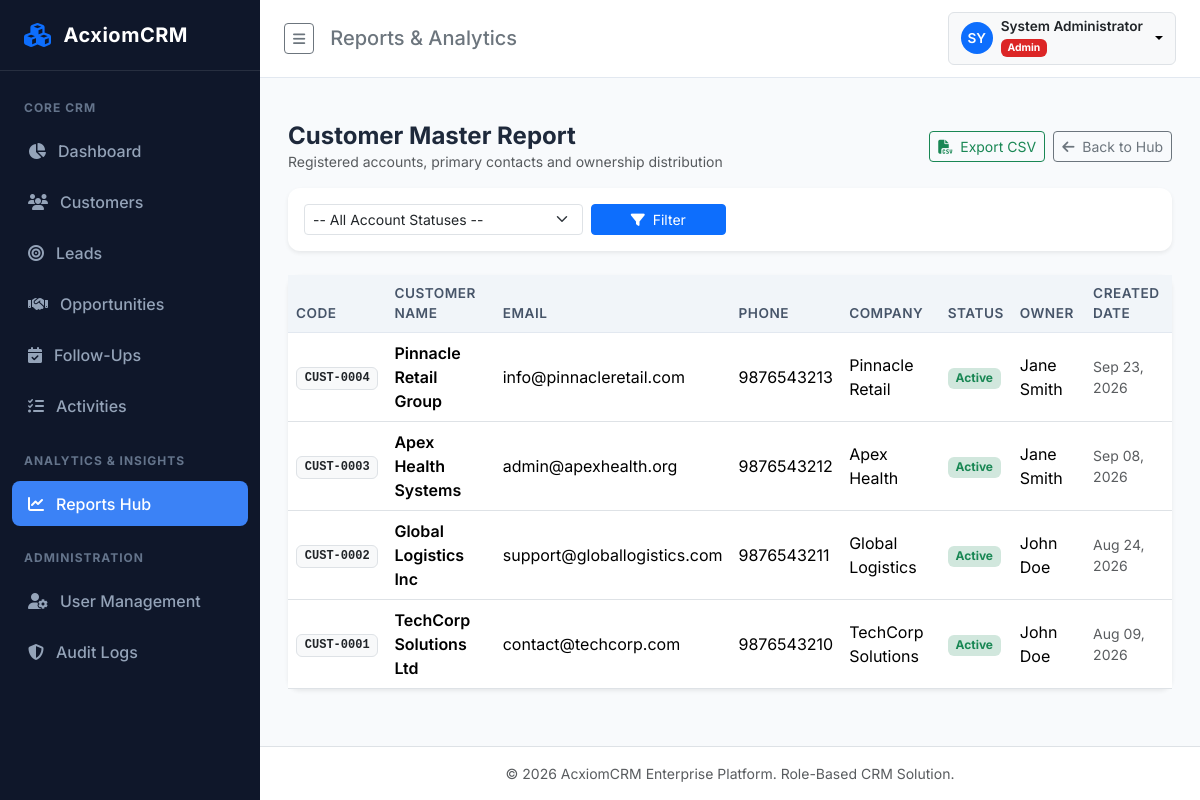
Page /reports/customers (signed in) on the committed database.
### app/models/user.py (models this page shows, shortened)
class User(UserMixin, db.Model):
    __tablename__ = 'users'
    id = db.Column(db.Integer, primary_key=True)
    name = db.Column(db.String(100), nullable=False)
    email = db.Column(db.String(120), unique=True, nullable=False, index=True)
    password_hash = db.Column(db.String(255), nullable=False)
    role = db.Column(db.String(50), nullable=False, default=Role.SALES_EXECUTIVE)
    is_active = db.Column(db.Boolean, default=True, nullable=False)
    failed_login_count = db.Column(db.Integer, default=0, nullable=False)
    lockout_end = db.Column(db.DateTime, nullable=True)
    created_date = db.Column(db.DateTime, default=lambda: datetime.now(timezone.utc), nullable=False)
    assigned_customers = db.relationship('Customer', foreign_keys='Customer.owner_id', backref='owner', lazy=True)
    assigned_leads = db.relationship('Lead', foreign_keys='Lead.assigned_to_id', backref='assigned_to', lazy=True)
    assigned_opportunities = db.relationship('Opportunity', foreign_keys='Opportunity.assigned_to_id', backref='assigned_to', lazy=True)
    assigned_followups = db.relationship('FollowUp', foreign_keys='FollowUp.assigned_to_id', backref='assigned_to', lazy=True)
    assigned_activities = db.relationship('Activity', foreign_keys='Activity.assigned_to_id', backref='assigned_to', lazy=True)
    audit_logs = db.relationship('AuditLog', backref='user', lazy=True)
    @property
    def is_admin(self):
        return self.role == Role.ADMIN

### app/models/customer.py (models this page shows, shortened)
class Customer(db.Model):
    __tablename__ = 'customers'
    id = db.Column(db.Integer, primary_key=True)
    customer_code = db.Column(db.String(20), unique=True, nullable=False, index=True)
    customer_name = db.Column(db.String(100), nullable=False, index=True)
    email = db.Column(db.String(120), unique=True, nullable=False, index=True)
    phone = db.Column(db.String(20), unique=True, nullable=False, index=True)
    company_name = db.Column(db.String(100), nullable=False)
    address = db.Column(db.String(255), nullable=True)
    city = db.Column(db.String(50), nullable=True)
    state = db.Column(db.String(50), nullable=True)
    status = db.Column(db.String(20), default='Active', nullable=False) # Active, Inactive
    notes = db.Column(db.Text, nullable=True)
    owner_id = db.Column(db.Integer, db.ForeignKey('users.id'), nullable=True)
    created_by_id = db.Column(db.Integer, db.ForeignKey('users.id'), nullable=True)
    created_date = db.Column(db.DateTime, default=datetime.utcnow, nullable=False)
    modified_date = db.Column(db.DateTime, default=datetime.utcnow, onupdate=datetime.utcnow, nullable=False)
    opportunities = db.relationship('Opportunity', backref='customer', cascade='all, delete-orphan', lazy=True)
    followups = db.relationship('FollowUp', backref='customer', cascade='all, delete-orphan', lazy=True)
    activities = db.relationship('Activity', backref='customer', cascade='all, delete-orphan', lazy=True)
    created_by = db.relationship('User', foreign_keys=[created_by_id], lazy=True)

### app/routes/report_routes.py (the view, shortened to what this page needs)
@report_bp.route('/customers')
@login_required
def customers_report():
    query = CRMService.get_scoped_customers(current_user)
    status = request.args.get('status', '').strip()
    if status:
        query = query.filter(Customer.status == status)
    customers = query.order_by(Customer.created_date.desc()).all()
    return render_template('reports/customers.html', customers=customers, status=status)

### app/__init__.py (called while the page is built)
@login_manager.user_loader
def load_user(user_id):
    return User.query.get(int(user_id))

### app/services/crm_service.py (called while the page is built)
    @staticmethod
    def get_scoped_customers(user):
        if user.is_admin or user.is_manager:
            return Customer.query
        return Customer.query.filter(Customer.owner_id == user.id)

### app/templates/reports/customers.html (shortened to what this page needs)
{% extends "base.html" %}
{% block header_title %}Reports & Analytics{% endblock %}
{% block content %}
<div class="container-fluid p-0">
    <div class="d-flex justify-content-between align-items-center mb-3">
        <div>
            <h4 class="fw-bold mb-0">Customer Master Report</h4>
            <p class="text-muted small mb-0">Registered accounts, primary contacts and ownership distribution</p>
        </div>
        <div class="d-flex gap-2">
            <a href="{{ url_for('reports.customers_report', status=status, export='csv') }}" class="btn btn-outline-success btn-sm">
                <i class="fa-solid fa-file-csv me-1"></i> Export CSV
            </a>
            <a href="{{ url_for('reports.hub') }}" class="btn btn-outline-secondary btn-sm">
                <i class="fa-solid fa-arrow-left me-1"></i> Back to Hub
            </a>
        </div>
    </div>
    <div class="card mb-4 shadow-sm border-0">
        <div class="card-body p-3">
            <form method="GET" action="{{ url_for('reports.customers_report') }}" class="row g-2 align-items-center">
                <div class="col-md-4">
                    <select name="status" class="form-select form-select-sm">
                        <option value="">-- All Account Statuses --</option>
                    </select>
                </div>
                <div class="col-md-2">
                    <button type="submit" class="btn btn-primary btn-sm w-100"><i class="fa-solid fa-filter me-1"></i> Filter</button>
                </div>
            </form>
        </div>
    </div>
    <div class="card shadow-sm border-0">
        <div class="table-responsive">
            <table class="table align-middle table-hover mb-0">
                <thead>
                    <tr>
                        <th>Code</th>
                        <th>Customer Name</th>
                        <th>Email</th>
                        <th>Phone</th>
                        <th>Company</th>
                        <th>Status</th>
                        <th>Owner</th>
                        <th>Created Date</th>
                    </tr>
                </thead>
                <tbody>
                    {% for c in customers %}
                        <tr>
                            <td><span class="badge bg-light text-dark border font-monospace">{{ c.customer_code }}</span></td>
                            <td class="fw-semibold">{{ c.customer_name }}</td>
                            <td>{{ c.email }}</td>
                            <td>{{ c.phone }}</td>
                            <td>{{ c.company_name }}</td>
                            <td><span class="badge {% if c.status == 'Active' %}bg-success-subtle text-success{% else %}bg-secondary-subtle text-secondary{% endif %}">{{ c.status }}</span></td>
                            <td>{{ c.owner.name if c.owner else 'Unassigned' }}</td>
                            <td class="small text-muted">{{ c.created_date.strftime('%b %d, %Y') if c.created_date else '' }}</td>
                        </tr>
                    {% endfor %}
                </tbody>
            </table>
        </div>
    </div>
</div>
{% endblock %}

### app/templates/base.html (shortened to what this page needs)
<!DOCTYPE html>
<html lang="en">
<head>
    <link href="https://cdn.jsdelivr.net/npm/bootstrap@5.3.3/dist/css/bootstrap.min.css" rel="stylesheet">
    <link href="https://cdnjs.cloudflare.com/ajax/libs/font-awesome/6.5.1/css/all.min.css" rel="stylesheet">
    <link href="{{ url_for('static', filename='css/custom.css') }}" rel="stylesheet">
</head>
<body>
{% if current_user.is_authenticated %}
<div class="d-flex" id="wrapper">
    <div id="sidebar-wrapper">
        <div class="sidebar-brand">
            <i class="fa-solid fa-cubes text-primary fs-4"></i>
            <span>{{ app_name }}</span>
        </div>
        <div class="list-group list-group-flush pt-2">
            <div class="sidebar-heading">Core CRM</div>
            <div class="nav-item">
                <a href="{{ url_for('dashboard.index') }}" class="nav-link {% if request.endpoint == 'dashboard.index' %}active{% endif %}">
                    <i class="fa-solid fa-chart-pie w-20"></i> Dashboard
                </a>
            </div>
            <div class="nav-item">
                <a href="{{ url_for('customers.list_customers') }}" class="nav-link {% if 'customers.' in request.endpoint %}active{% endif %}">
                    <i class="fa-solid fa-users w-20"></i> Customers
                </a>
            </div>
            <div class="nav-item">
                <a href="{{ url_for('leads.list_leads') }}" class="nav-link {% if 'leads.' in request.endpoint %}active{% endif %}">
                    <i class="fa-solid fa-bullseye w-20"></i> Leads
                </a>
            </div>
            <div class="nav-item">
                <a href="{{ url_for('opportunities.list_opportunities') }}" class="nav-link {% if 'opportunities.' in request.endpoint %}active{% endif %}">
                    <i class="fa-solid fa-handshake w-20"></i> Opportunities
                </a>
            </div>
            <div class="nav-item">
                <a href="{{ url_for('followups.list_followups') }}" class="nav-link {% if 'followups.' in request.endpoint %}active{% endif %}">
                    <i class="fa-solid fa-calendar-check w-20"></i> Follow-Ups
                </a>
            </div>
            <div class="nav-item">
                <a href="{{ url_for('activities.list_activities') }}" class="nav-link {% if 'activities.' in request.endpoint %}active{% endif %}">
                    <i class="fa-solid fa-list-check w-20"></i> Activities
                </a>
            </div>
            <div class="sidebar-heading">Analytics & Insights</div>
            <div class="nav-item">
                <a href="{{ url_for('reports.hub') }}" class="nav-link {% if 'reports.' in request.endpoint %}active{% endif %}">
                    <i class="fa-solid fa-chart-line w-20"></i> Reports Hub
                </a>
            </div>
            {% if current_user.is_admin or current_user.is_manager %}
            <div class="sidebar-heading">Administration</div>
            {% if current_user.is_admin %}
            <div class="nav-item">
                <a href="{{ url_for('users.list_users') }}" class="nav-link {% if 'users.' in request.endpoint %}active{% endif %}">
                    <i class="fa-solid fa-user-gear w-20"></i> User Management
                </a>
            </div>
            {% endif %}
            <div class="nav-item">
                <a href="{{ url_for('audit.list_logs') }}" class="nav-link {% if 'audit.' in request.endpoint %}active{% endif %}">
                    <i class="fa-solid fa-shield-halved w-20"></i> Audit Logs
                </a>
            </div>
            {% endif %}
        </div>
    </div>
    <div id="page-content-wrapper">
        <nav class="top-navbar d-flex justify-content-between align-items-center">
            <div class="d-flex align-items-center gap-3">
                <button class="btn btn-outline-secondary btn-sm" id="sidebar-toggle" type="button">
                    <i class="fa-solid fa-bars"></i>
                </button>
                <h5 class="m-0 d-none d-md-block text-secondary">{% block header_title %}Overview{% endblock %}</h5>
            </div>
            <div class="d-flex align-items-center gap-3">
                <div class="dropdown">
                    <button class="btn btn-light dropdown-toggle d-flex align-items-center gap-2 border" type="button" data-bs-toggle="dropdown">
                        <div class="rounded-circle bg-primary text-white d-flex align-items-center justify-content-center" style="width: 32px; height: 32px; font-size: 0.85rem; font-weight: 600;">
                            {{ current_user.name[:2].upper() }}
                        </div>
                        <div class="text-start d-none d-sm-block">
                            <div class="fw-semibold text-dark" style="font-size: 0.85rem; line-height: 1.1;">{{ current_user.name }}</div>
                            <span class="badge {% if current_user.is_admin %}badge-role-admin{% elif current_user.is_manager %}badge-role-manager{% else %}badge-role-sales{% endif %}" style="font-size: 0.65rem;">
                                {{ current_user.role }}
                            </span>
                        </div>
                    </button>
                </div>
            </div>
        </nav>
        <div class="container-fluid px-4 pt-3">
        </div>
        <main class="main-content">
            {% block content %}{% endblock %}
        </main>
        <footer class="bg-white border-top py-3 px-4 text-center text-muted small mt-auto">
            &copy; {{ now.year }} {{ app_name }} Enterprise Platform. Role-Based CRM Solution.
        </footer>
    </div>
</div>
{% endif %}
</body>
</html>

### app/static/css/custom.css (style rules this page uses)
:root { --sidebar-width: 260px; --primary-color: #2563eb; --primary-hover: #1d4ed8; --secondary-color: #475569; --dark-sidebar: #0f172a; --sidebar-hover: #1e293b; --sidebar-active: #3b82f6; --bg-light: #f8fafc; --card-border: #e2e8f0; }
body { font-family: 'Inter', -apple-system, BlinkMacSystemFont, "Segoe UI", Roboto, sans-serif; background-color: var(--bg-light); color: #1e293b; overflow-x: hidden; }
#sidebar-wrapper { min-height: 100vh; width: var(--sidebar-width); background-color: var(--dark-sidebar); color: #cbd5e1; transition: all 0.3s ease; position: fixed; z-index: 1030; }
#sidebar-wrapper .sidebar-brand { padding: 1.25rem 1.5rem; font-size: 1.25rem; font-weight: 700; letter-spacing: 0.5px; color: #fff; border-bottom: 1px solid rgba(255, 255, 255, 0.1); display: flex; align-items: center; gap: 0.75rem; }
#sidebar-wrapper .nav-item { margin: 0.2rem 0.75rem; }
#sidebar-wrapper .nav-link { color: #94a3b8; padding: 0.65rem 1rem; border-radius: 0.5rem; font-weight: 500; display: flex; align-items: center; gap: 0.75rem; transition: all 0.2s; }
#sidebar-wrapper .nav-link.active { color: #fff; background-color: var(--sidebar-active); }
#sidebar-wrapper .sidebar-heading { font-size: 0.75rem; text-transform: uppercase; letter-spacing: 1px; color: #64748b; padding: 1.25rem 1.5rem 0.5rem; font-weight: 700; }
#page-content-wrapper { margin-left: var(--sidebar-width); min-height: 100vh; display: flex; flex-direction: column; transition: all 0.3s ease; }
.top-navbar { background: #ffffff; border-bottom: 1px solid var(--card-border); padding: 0.75rem 1.5rem; position: sticky; top: 0; z-index: 1020; }
.main-content { flex: 1; padding: 1.75rem; }
.card { border: 1px solid var(--card-border); border-radius: 0.75rem; box-shadow: 0 1px 3px 0 rgba(0, 0, 0, 0.05); background-color: #ffffff; }
.badge-role-admin { background-color: #dc2626; color: white; }
.table thead th { background-color: #f1f5f9; color: #475569; font-weight: 600; font-size: 0.85rem; text-transform: uppercase; letter-spacing: 0.5px; border-bottom: 1px solid var(--card-border); }

### rows in the picture
User: name "SY", name "System Administrator", role "Admin"
Customer: customer_code "CUST-0004", customer_name "Pinnacle Retail Group", email "info@pinnacleretail.com", phone "9876543213", company_name "Pinnacle Retail", status "Active", owner "Jane Smith", created_date "Sep 23, 2026"
Customer: customer_code "CUST-0003", customer_name "Apex Health Systems", email "admin@apexhealth.org", phone "9876543212", company_name "Apex Health", status "Active", owner "Jane Smith", created_date "Sep 08, 2026"
Customer: customer_code "CUST-0002", customer_name "Global Logistics Inc", email "support@globallogistics.com", phone "9876543211", company_name "Global Logistics", status "Active", owner "John Doe", created_date "Aug 24, 2026"
Customer: customer_code "CUST-0001", customer_name "TechCorp Solutions Ltd", email "contact@techcorp.com", phone "9876543210", company_name "TechCorp Solutions", status "Active", owner "John Doe", created_date "Aug 09, 2026"

### other values in the picture
{{ app_name }} "AcxiomCRM"
